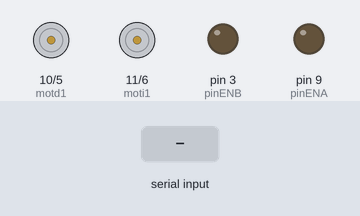
A sketch run on a simulated Arduino Uno, built with avr-gcc and run on an emulated ATmega328P. On the bench: motor-driver pin pairs drawn as motors (green arrow = first pin HIGH = forward, orange = second pin HIGH = backward, longer = more drive), output pins drawn as LEDs (lit = HIGH). The test bench sets the inputs (shaded band).

Above: at 1.2 s.
1.3 s: "R" received over Serial
At 2.0 s:
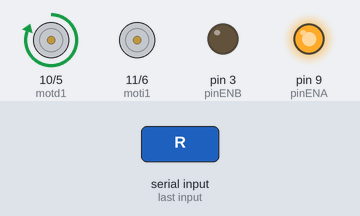
2.8 s: "L" received over Serial
At 3.1 s:
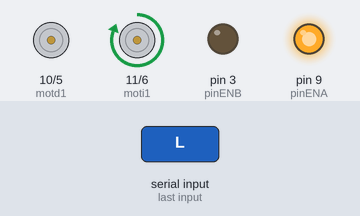
4.3 s: "S" received over Serial
At 5.4 s:
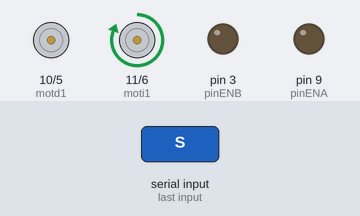
5.8 s: "F" received over Serial
At 6.6 s:
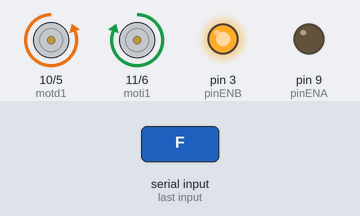
7.3 s: "B" received over Serial
At 7.7 s:
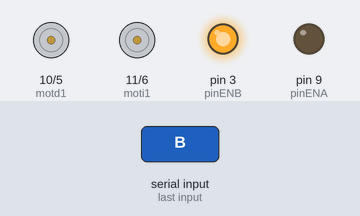
8.8 s: "R" received over Serial
At 10.1 s:
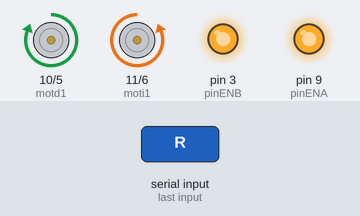
Timing chart, 0 to 11.3 s (numbered marks = the images above; inputs shaded):
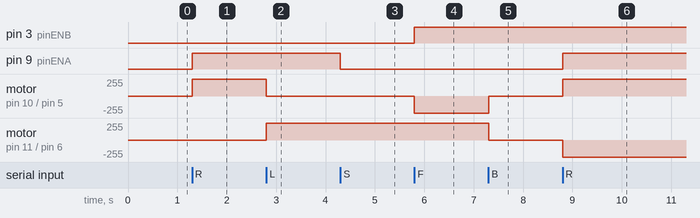

Measured:
- after the input at 1.3 s, pin 9 (pinENA): LOW → HIGH at once; motor on pin 10 (motd1) / pin 5 (motd2): stopped → forward 255/255 at once
- after the input at 2.8 s, motor on pin 10 (motd1) / pin 5 (motd2): forward 255/255 → stopped at once; motor on pin 11 (moti1) / pin 6 (moti2): stopped → forward 255/255 at once
- after the input at 4.3 s, pin 9 (pinENA): HIGH → LOW at once
- after the input at 5.8 s, pin 3 (pinENB): LOW → HIGH at once; motor on pin 10 (motd1) / pin 5 (motd2): stopped → backward 255/255 at once
- after the input at 7.3 s, motor on pin 10 (motd1) / pin 5 (motd2): backward 255/255 → stopped at once; motor on pin 11 (moti1) / pin 6 (moti2): forward 255/255 → stopped at once
- after the input at 8.8 s, pin 9 (pinENA): LOW → HIGH at once; motor on pin 10 (motd1) / pin 5 (motd2): stopped → forward 255/255 at once; motor on pin 11 (moti1) / pin 6 (moti2): stopped → backward 255/255 at once

The sketch:

dcmotor-arduino.ino
```cpp
//Motor 1
int moti1=11;
int motd1=10;

//Motor 1
int moti2=6;
int motd2=5;


//SPEED
const int vel = 255;
const int pinENA = 9;
const int pinENB = 3;

void setup() {
  pinMode(moti1,OUTPUT);
  pinMode(motd1,OUTPUT);
  pinMode(moti2,OUTPUT);
  pinMode(motd2,OUTPUT);
  pinMode(pinENA,OUTPUT);
  pinMode(pinENB,OUTPUT);
  Serial.begin(9600);
}

void loop() {
  char caracter;

    if(Serial.available()>0){

      caracter = Serial.read();

      switch(caracter){

        case 'R':
        digitalWrite(moti1,LOW);
        digitalWrite(motd1,HIGH);
        analogWrite(pinENA, vel);
        break;

        case 'L':
        digitalWrite(moti1,HIGH);
        digitalWrite(motd1,LOW);
        analogWrite(pinENA, vel);
        break;

        case 'S':
        analogWrite(pinENA, 0);
        analogWrite(pinENB, 0);
        break;

        case 'F':
        digitalWrite(moti2,LOW);
        digitalWrite(motd2,HIGH);
        analogWrite(pinENB, vel);
        break;

        case 'B':
        digitalWrite(moti2,HIGH);
        digitalWrite(motd2,LOW);
        analogWrite(pinENB, vel);
        break;


        default:

        break;
    }
  }
}
```
